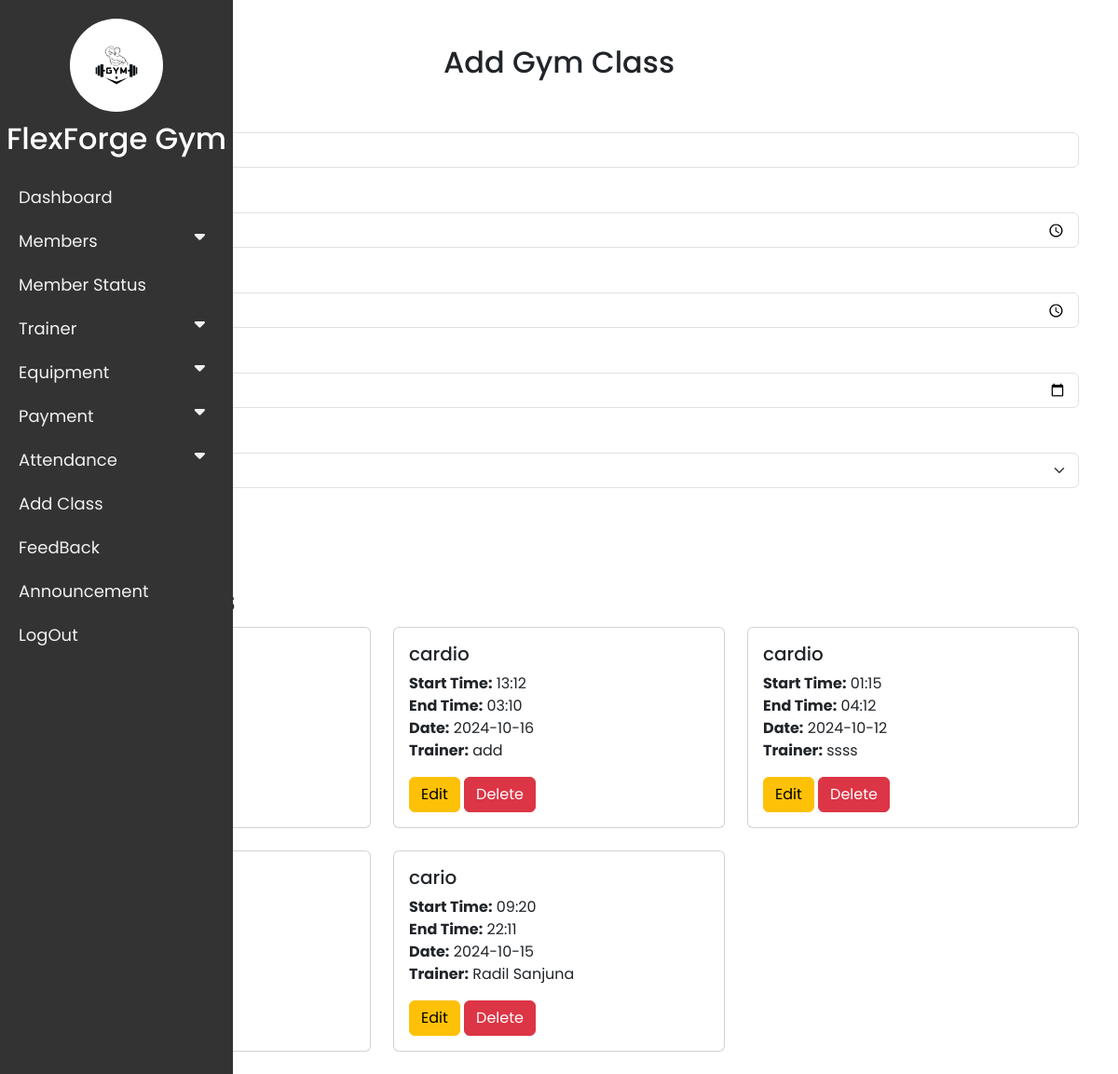
Page /admin/add_class.php on the committed database.
### tables this page shows
CREATE TABLE IF NOT EXISTS `gym_classes` (
  `id` int NOT NULL AUTO_INCREMENT,
  `class_name` varchar(100) DEFAULT NULL,
  `start_time` varchar(50) DEFAULT NULL,
  `end_time` varchar(50) DEFAULT NULL,
  `date` date DEFAULT NULL,
  `trainer_name` varchar(100) DEFAULT NULL,
  PRIMARY KEY (`id`)
);

### admin/add_class.php (the view, shortened to what this page needs)
<?php
include '../Components/DatabaseConnection.php';
include 'dashboard.php';
$sql = "SELECT * FROM gym_classes";
$result = $conn->query($sql);
?>
<!DOCTYPE html>
<html lang="en">
<head>
    <link href="https://cdn.jsdelivr.net/npm/bootstrap@5.3.0/dist/css/bootstrap.min.css" rel="stylesheet">
</head>
<body>
    <div class="container mt-5">
        <h2 class="text-center mb-4">Add Gym Class</h2>
        <form action="class_process.php" method="post">
            <div class="mb-3">
                <label for="class_name" class="form-label">Class Name:</label>
                <input type="text" class="form-control" id="class_name" name="class_name" required>
            </div>
            <div class="mb-3">
                <label for="start_time" class="form-label">Start Time:</label>
                <input type="time" class="form-control" id="start_time" name="start_time" required>
            </div>
            <div class="mb-3">
                <label for="end_time" class="form-label">End Time:</label>
                <input type="time" class="form-control" id="end_time" name="end_time" required>
            </div>
            <div class="mb-3">
                <label for="date" class="form-label">Date:</label>
                <input type="date" class="form-control" id="date" name="date" required>
            </div>
            <div class="mb-3">
                <label for="trainer_name" class="form-label">Trainer Name:</label>
                <select class="form-select" id="trainer_name" name="trainer_name" required>
                    <option value="" selected disabled>Select Trainer</option>
                </select>
            </div>
            <button type="submit" class="btn btn-primary">Add Class</button>
        </form>
        <h2 class="mt-5">Gym Classes</h2>
        <div class="row">
            <?php if ($result->num_rows > 0): ?>
                <?php while($row = $result->fetch_assoc()): ?>
                    <div class="col-md-4">
                        <div class="card mb-4">
                            <div class="card-body">
                                <h5 class="card-title"><?php echo htmlspecialchars($row['class_name']); ?></h5>
                                <p class="card-text">
                                    <strong>Start Time:</strong> <?php echo htmlspecialchars($row['start_time']); ?><br>
                                    <strong>End Time:</strong> <?php echo htmlspecialchars($row['end_time']); ?><br>
                                    <strong>Date:</strong> <?php echo htmlspecialchars($row['date']); ?><br>
                                    <strong>Trainer:</strong> <?php echo htmlspecialchars($row['trainer_name']); ?>
                                </p>
                                <a href="edit_class.php?id=<?php echo $row['id']; ?>" class="btn btn-warning">Edit</a>
                                <a href="delete_class.php?id=<?php echo $row['id']; ?>" class="btn btn-danger" onclick="return confirm('Are you sure you want to delete this class?');">Delete</a>
                            </div>
                        </div>
                    </div>
                <?php endwhile; ?>
            <?php else: ?>
                <div class="alert alert-info" role="alert">No gym classes found.</div>
            <?php endif; ?>
        </div>
    </div>
</body>
</html>

### css/dashboard.css (style rules this page uses)
* { font-family: "Poppins", sans-serif; margin: 0; padding: 0; }
body { padding-left: 200px; }

### admin/dashboard.php (style rules this page uses)
body { font-family: 'Poppins', sans-serif; margin: 0; padding: 0; background-color: #f0f0f0; }

### rows in the picture
gym_classes: class_name "cardio", start_time "13:12", end_time "03:10", date "2024-10-16", trainer_name "add"
gym_classes: class_name "cardio", start_time "01:15", end_time "04:12", date "2024-10-12", trainer_name "ssss"
gym_classes: class_name "cario", start_time "09:20", end_time "22:11", date "2024-10-15", trainer_name "Radil Sanjuna"
